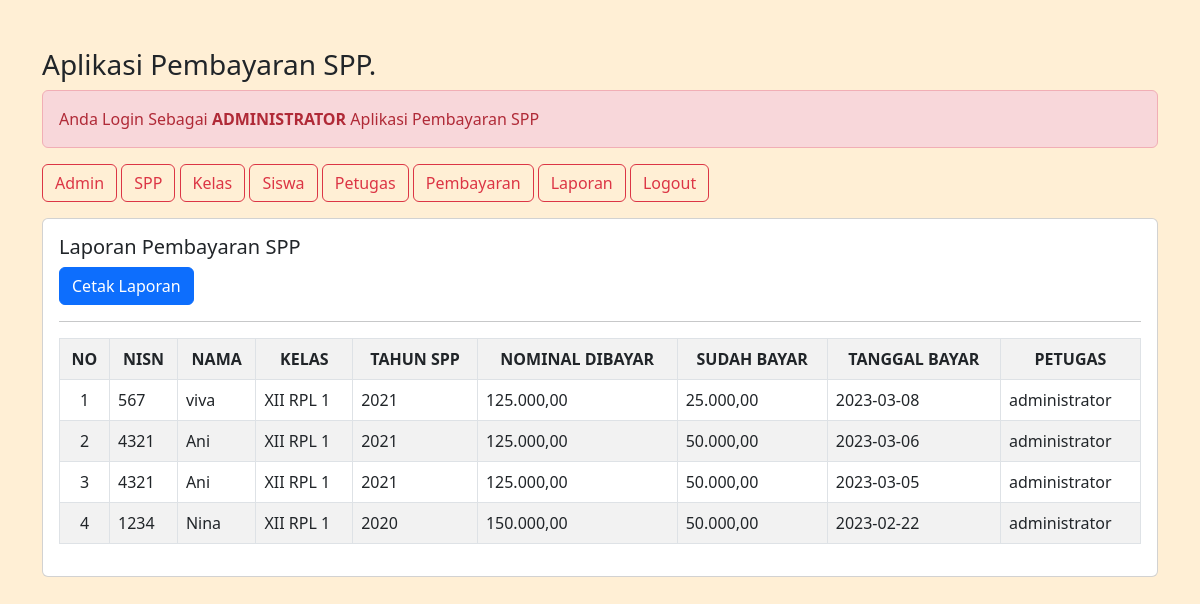
The app's page /pembayaranspp/admin/admin.php?url=laporan (signed in) with its own data.
### tables this page shows
CREATE TABLE `pembayaran` (
  `id_pembayaran` int(11) NOT NULL,
  `id_petugas` int(11) NOT NULL,
  `nisn` varchar(10) NOT NULL,
  `tgl_bayar` date NOT NULL,
  `bulan_dibayar` varchar(8) NOT NULL,
  `tahun_dibayar` varchar(4) NOT NULL,
  `id_spp` int(11) NOT NULL,
  `jumlah_bayar` int(11) NOT NULL
);

CREATE TABLE `siswa` (
  `nisn` char(10) NOT NULL,
  `nis` char(8) NOT NULL,
  `nama` varchar(35) NOT NULL,
  `id_kelas` int(11) NOT NULL,
  `alamat` text NOT NULL,
  `no_telp` varchar(13) NOT NULL,
  `id_spp` int(11) NOT NULL
);

CREATE TABLE `kelas` (
  `id_kelas` int(11) NOT NULL,
  `nama_kelas` varchar(10) NOT NULL,
  `kompetensi_keahlian` varchar(50) NOT NULL
);

CREATE TABLE `spp` (
  `id_spp` int(11) NOT NULL,
  `tahun` int(11) NOT NULL,
  `nominal` int(11) NOT NULL
);

CREATE TABLE `petugas` (
  `id_petugas` int(11) NOT NULL,
  `username` varchar(25) NOT NULL,
  `password` varchar(32) NOT NULL,
  `nama_petugas` varchar(35) NOT NULL,
  `level` enum('admin','petugas') NOT NULL
);

### pembayaranspp/admin/laporan.php (the view)
<h5>Laporan Pembayaran SPP</h5>
<a href="cetak-laporan.php" class="btn btn-primary">Cetak Laporan</a>
 <hr>
 <table class="table table-striped table-bordered">
 	<tr class="fw-bold">
 		<td align=center valign=top >NO</td>
 		<td align=center valign=top>NISN</td>
 		<td align=center valign=top>NAMA</td>
 		<td align=center valign=top>KELAS</td>
 		<td align=center valign=top>TAHUN SPP</td>
 		<td align=center valign=top>NOMINAL DIBAYAR</td>
 		<td align=center valign=top>SUDAH BAYAR</td>
 		<td align=center valign=top>TANGGAL BAYAR</td>
 		<td align=center valign=top>PETUGAS</td>
 	</tr>
 	<?php
	include '../koneksi.php';
	$no = 1;
	$sql = "SELECT * FROM pembayaran,siswa,kelas,spp,petugas WHERE pembayaran.nisn=siswa.nisn AND siswa.id_kelas=kelas.id_kelas AND pembayaran.id_spp=spp.id_spp AND pembayaran.id_petugas=petugas.id_petugas ORDER BY tgl_bayar DESC";
	$query = mysqli_query($koneksi, $sql);
	foreach ($query as $data ) {
		?>
	<tr>
		<td align=center><?= $no++ ?></td>
		<td><?= $data['nisn'] ?></td>
		<td><?= $data['nama'] ?></td>
		<td><?= $data['nama_kelas'] ?></td>
		<td><?= $data['tahun'] ?></td>
		<td><?= number_format($data['nominal'],2,',','.'); ?></td>
		<td><?= number_format($data['jumlah_bayar'],2,',','.'); ?></td>
		<td><?= $data['tgl_bayar'] ?></td>
		<td><?= $data['nama_petugas'] ?></td>
	</tr>
	<?php } ?>
</table>

### records on screen
pembayaran: nisn.nisn "567", nisn.nama "viva", kelas.nama_kelas "XII RPL 1", spp.tahun "2021", spp.nominal "125.000,00", jumlah_bayar "25.000,00", tgl_bayar "2023-03-08", id_petugas.nama_petugas "administrator"
pembayaran: nisn.nisn "4321", nisn.nama "Ani", kelas.nama_kelas "XII RPL 1", spp.tahun "2021", spp.nominal "125.000,00", jumlah_bayar "50.000,00", tgl_bayar "2023-03-06", id_petugas.nama_petugas "administrator"
pembayaran: nisn.nisn "4321", nisn.nama "Ani", kelas.nama_kelas "XII RPL 1", spp.tahun "2021", spp.nominal "125.000,00", jumlah_bayar "50.000,00", tgl_bayar "2023-03-05", id_petugas.nama_petugas "administrator"
pembayaran: nisn.nisn "1234", nisn.nama "Nina", kelas.nama_kelas "XII RPL 1", spp.tahun "2020", spp.nominal "150.000,00", jumlah_bayar "50.000,00", tgl_bayar "2023-02-22", id_petugas.nama_petugas "administrator"
